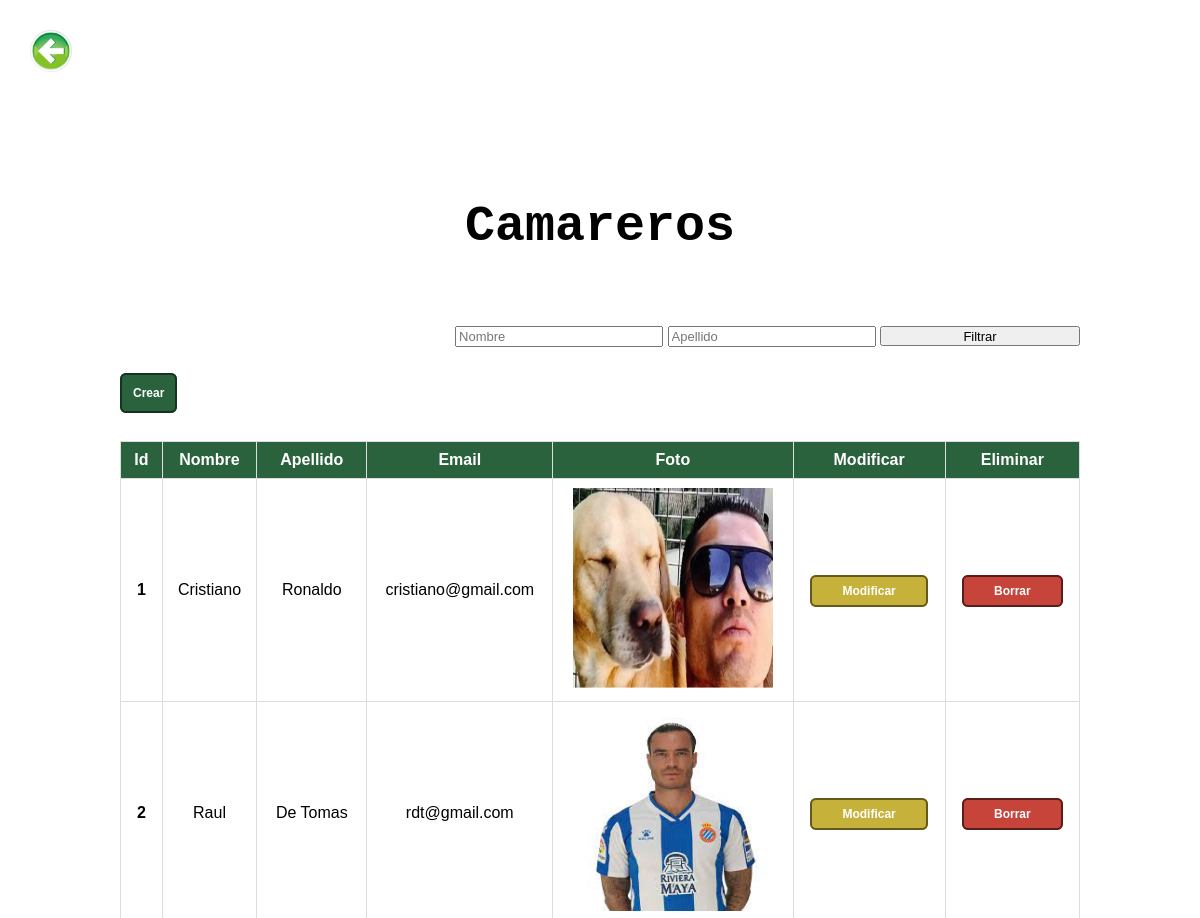
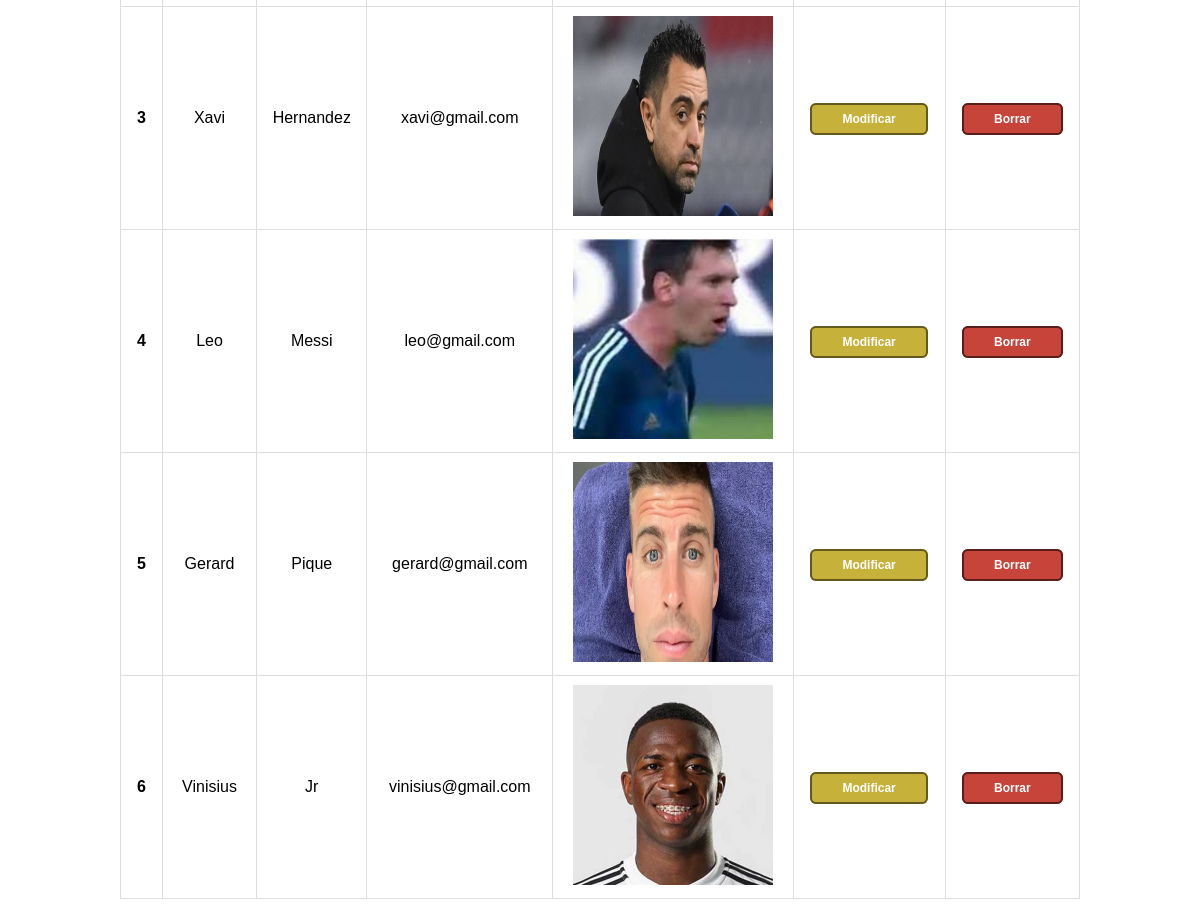
Page /view/vercamareros.php on the committed database (2 pictures, top to bottom).
### tables this page shows
CREATE TABLE `tbl_camareros` (
  `id_camarero` int(11) NOT NULL,
  `nombre_camarero` varchar(20) NOT NULL,
  `apellido_camarero` varchar(20) NOT NULL,
  `email_camarero` varchar(30) NOT NULL,
  `contra_camarero` varchar(32) NOT NULL,
  `img_camarero` varchar(50) NOT NULL
);

### view/ver.php (called while the page is built, shortened)
<?php
include '../services/conexion.php';
$sentencia3=$pdo->prepare("SELECT * FROM tbl_camareros");
$sentencia3->execute();
$listaCamareros=$sentencia3->fetchAll(PDO::FETCH_ASSOC);

### view/vercamareros.php (the view, shortened to what this page needs)
<!DOCTYPE html>
<html lang="en">
<head>
    <link rel="stylesheet" type="text/css" href="../css/vista.css">
</head>
<body>
<?php
include 'ver.php';
include '../services/conexion.php';
?>
<a href='../view/vistausuarioadmin.php' class='enlace1'><img src="../img/cumback2.png" class="cum"></a>
<h2><b>Camareros</b></h2>
<div class="filtrado">
    <form action="vercamareros.php" method="post">
        <input class="filtradobtn2" type="text" placeholder="Nombre" name="nombre_filtro">
        <input class="filtradobtn2" type="text" placeholder="Apellido" name="apellido_filtro">
        <input class="filtradobtn" type="submit" value="Filtrar" name="filtrar">
    </form>
</div>
<div class='centradotd'>
<br>
<br>
<td><a type='button' class='btnhistorial'href='formulario_insertar_camarero.php'>Crear</a></td>
</div>
<div class='table-centrada'>
<table class='table'>
<tr>
<th>Id</th>
<th>Nombre</th>
<th>Apellido</th>
<th>Email</th>
<th>Foto</th>
<th>Modificar</th>
<th>Eliminar</th>
</tr>
<?php
if(isset($_POST['filtrar'])){
    $nombre_filtro=$_POST['nombre_filtro'];
    $apellido_filtro=$_POST['apellido_filtro'];
    if(empty($nombre_filtro=$_POST['nombre_filtro']) && !empty($apellido_filtro=$_POST['apellido_filtro'])){
        $select=$pdo->prepare("SELECT * FROM tbl_camareros WHERE apellido_camarero LIKE '%{$apellido_filtro}%'");
        $select->execute();
        $listaFiltro=$select->fetchAll(PDO::FETCH_ASSOC);
        foreach ($listaFiltro as $filtro) {
            echo "<tr>";
            echo "<td><b>{$filtro['id_camarero']}</b></td>";
            echo "<td>{$filtro['nombre_camarero']}</td>";
            echo "<td>{$filtro['apellido_camarero']}</td>";
            echo "<td>{$filtro['email_camarero']}</td>";
            echo "<td><img style='width:200px;height:200px;' src='{$filtro['img_camarero']}'</td>";
            echo "<td><a type='button' class='button-1' href='formulario_modificar_camarero.php?id_camarero={$filtro['id_camarero']}'>Modificar</a></td>";
            echo "<td><a type='button' class='button-2' href='../processes/eliminar_camarero.php?id_camarero={$filtro['id_camarero']}'  onclick=\"return confirm('¿Estás seguro de borrar?')\">Borrar</a></td>";
            echo '</tr>';
        }
    }elseif (!empty($nombre_filtro=$_POST['nombre_filtro']) && empty($apellido_filtro=$_POST['apellido_filtro'])){
            $select=$pdo->prepare("SELECT * FROM tbl_camareros WHERE nombre_camarero LIKE '%{$nombre_filtro}%'");
            $select->execute();
            $listaFiltro=$select->fetchAll(PDO::FETCH_ASSOC);
            foreach ($listaFiltro as $filtro) {
                echo "<tr>";
                echo "<td><b>{$filtro['id_camarero']}</b></td>";
                echo "<td>{$filtro['nombre_camarero']}</td>";
                echo "<td>{$filtro['apellido_camarero']}</td>";
                echo "<td>{$filtro['email_camarero']}</td>";
                echo "<td><img style='width:200px;height:200px;' src='{$filtro['img_camarero']}'</td>";
                echo "<td><a type='button' class='button-1' href='formulario_modificar_camarero.php?id_camarero={$filtro['id_camarero']}'>Modificar</a></td>";
                echo "<td><a type='button' class='button-2' href='../processes/eliminar_camarero.php?id_camarero={$filtro['id_camarero']}'  onclick=\"return confirm('¿Estás seguro de borrar?')\">Borrar</a></td>";
                echo '</tr>';
            }
    }elseif (!empty($nombre_filtro=$_POST['nombre_filtro']) && !empty($apellido_filtro=$_POST['apellido_filtro'])){
        $select=$pdo->prepare("SELECT * FROM tbl_camareros WHERE nombre_camarero LIKE '%{$nombre_filtro}%' and apellido_camarero LIKE '%{$apellido_filtro}%'");
        $select->execute();
        $listaFiltro=$select->fetchAll(PDO::FETCH_ASSOC);
        foreach ($listaFiltro as $filtro) {
            echo "<tr>";
            echo "<td><b>{$filtro['id_camarero']}</b></td>";
            echo "<td>{$filtro['nombre_camarero']}</td>";
            echo "<td>{$filtro['apellido_camarero']}</td>";
            echo "<td>{$filtro['email_camarero']}</td>";
            echo "<td><img style='width:200px;height:200px;' src='{$filtro['img_camarero']}'</td>";
            echo "<td><a type='button' class='button-1' href='formulario_modificar_camarero.php?id_camarero={$filtro['id_camarero']}'>Modificar</a></td>";
            echo "<td><a type='button' class='button-2' href='../processes/eliminar_camarero.php?id_camarero={$filtro['id_camarero']}'  onclick=\"return confirm('¿Estás seguro de borrar?')\">Borrar</a></td>";
            echo '</tr>';
        }
    }else{
        $select=$pdo->prepare("SELECT * FROM tbl_camareros");
        $select->execute();
        $listaFiltro=$select->fetchAll(PDO::FETCH_ASSOC);
        foreach ($listaFiltro as $filtro) {
            echo "<tr>";
            echo "<td><b>{$filtro['id_camarero']}</b></td>";
            echo "<td>{$filtro['nombre_camarero']}</td>";
            echo "<td>{$filtro['apellido_camarero']}</td>";
            echo "<td>{$filtro['email_camarero']}</td>";
            echo "<td><img style='width:200px;height:200px;' src='{$filtro['img_camarero']}'</td>";
            echo "<td><a type='button' class='button-1' href='formulario_modificar_camarero.php?id_camarero={$filtro['id_camarero']}'>Modificar</a></td>";
            echo "<td><a type='button' class='button-2' href='../processes/eliminar_camarero.php?id_camarero={$filtro['id_camarero']}'  onclick=\"return confirm('¿Estás seguro de borrar?')\">Borrar</a></td>";
            echo '</tr>';
        }
    }
} else {
$select=$pdo->prepare("SELECT * FROM tbl_camareros");
$select->execute();
$listaCamareros=$select->fetchAll(PDO::FETCH_ASSOC);
foreach ($listaCamareros as $camarero) {
    echo "<tr>";
    echo "<td><b>{$camarero['id_camarero']}</b></td>";
    echo "<td>{$camarero['nombre_camarero']}</td>";
    echo "<td>{$camarero['apellido_camarero']}</td>";
    echo "<td>{$camarero['email_camarero']}</td>";
    echo "<td><img style='width:200px;height:200px;' src='{$camarero['img_camarero']}'</td>";
    echo "<td><a type='button' class='button-1' href='formulario_modificar_camarero.php?id_camarero={$camarero['id_camarero']}'>Modificar</a></td>";
    echo "<td><a type='button' class='button-2' href='../processes/eliminar_camarero.php?id_camarero={$camarero['id_camarero']}'  onclick=\"return confirm('¿Estás seguro de borrar?')\">Borrar</a></td>";
    echo '</tr>';
}
}
?>
</body>
</html>

### css/vista.css (style rules this page uses)
html, body { margin: 0; padding: 0; background-size: cover; background-position: center; font-family: sans-serif; background-image: url(../img/fondogif1.gif); }
* { outline: none; }
h2 { color: black; font-family: 'Courier New', Courier, monospace; font-size: 50px; text-align: center; padding: 50px 0px 30px 0px; }
.table { width: 100%; border-collapse: collapse; background-color: rgb(255, 255, 255); }
.table-centrada { padding: 30px 10% 20px 10%; }
.table td, .table th { padding: 9px 12px; border: 1px solid #ddd; text-align: center; font-size: 16px; }
.table th { background-color: #2a623d; color: #ffffff; }
.button-2 { text-decoration: none; padding: 7px 30px 7px 30px; font-weight: 550; font-size: 12px; color: #ffffff; background-color: #c6443a; border-radius: 6px; border: 2px solid #581e1a; }
.button-1 { text-decoration: none; padding: 7px 30px 7px 30px; font-weight: 550; font-size: 12px; color: #ffffff; background-color: #c6b13a; border-radius: 6px; border: 2px solid #63581d; }
.centradotd { padding: 0px 0px 10px 10%; }
.filtrado { padding-right: 10%; text-align: right; }
.filtradobtn2 { width: 200px; height: 15px; font-size: 13px; }
.filtradobtn { height: 20px; width: 200px; font-size: 13px; }
.cum { width: 3.5%; height: 5%; padding: 30px; }
.btnhistorial { text-decoration: none; padding: 11px; font-weight: 550; font-size: 12px; color: #ffffff; background-color: #2a623d; border-radius: 6px; border: 2px solid #15331f; }

### rows in the picture
tbl_camareros: id_camarero "1", nombre_camarero "Cristiano", apellido_camarero "Ronaldo", email_camarero "cristiano@gmail.com", img_camarero (picture)
tbl_camareros: id_camarero "2", nombre_camarero "Raul", apellido_camarero "De Tomas", email_camarero "rdt@gmail.com", img_camarero (picture)
tbl_camareros: id_camarero "3", nombre_camarero "Xavi", apellido_camarero "Hernandez", email_camarero "xavi@gmail.com", img_camarero (picture)
tbl_camareros: id_camarero "4", nombre_camarero "Leo", apellido_camarero "Messi", email_camarero "leo@gmail.com", img_camarero (picture)
tbl_camareros: id_camarero "5", nombre_camarero "Gerard", apellido_camarero "Pique", email_camarero "gerard@gmail.com", img_camarero (picture)
tbl_camareros: id_camarero "6", nombre_camarero "Vinisius", apellido_camarero "Jr", email_camarero "vinisius@gmail.com", img_camarero (picture)
